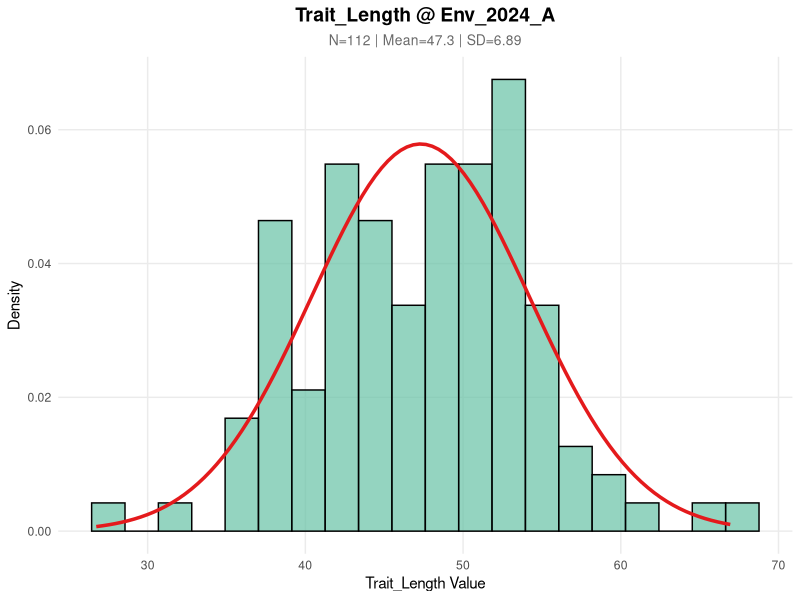
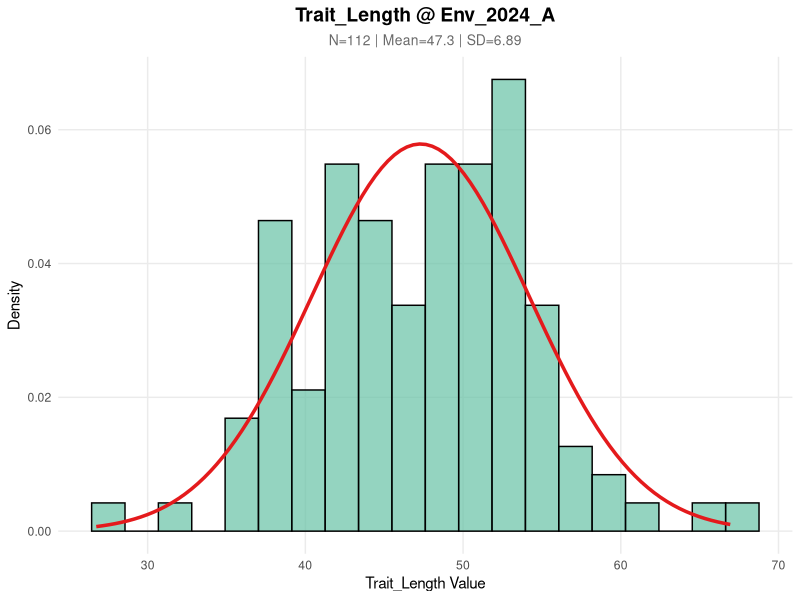
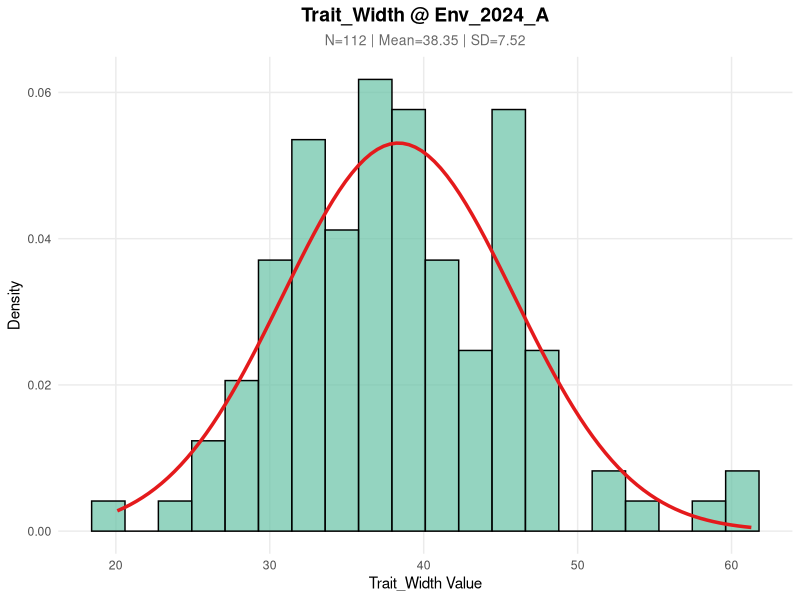
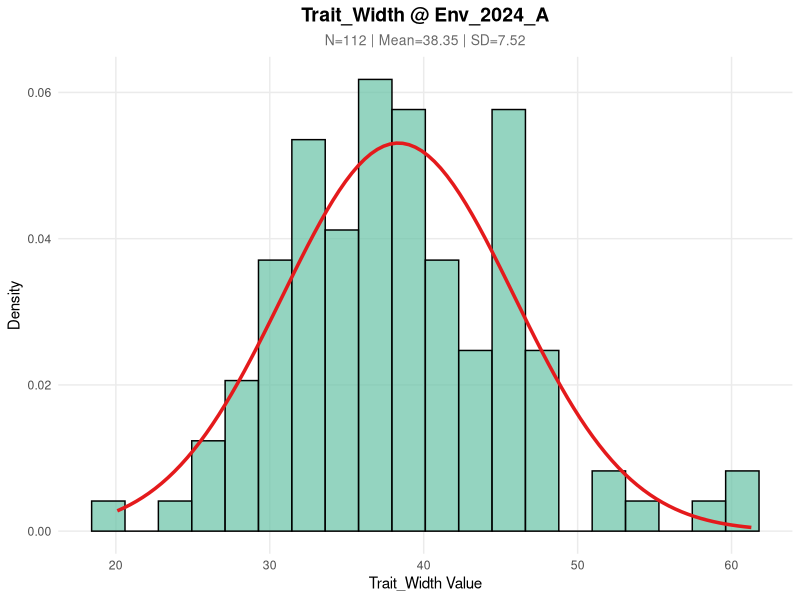
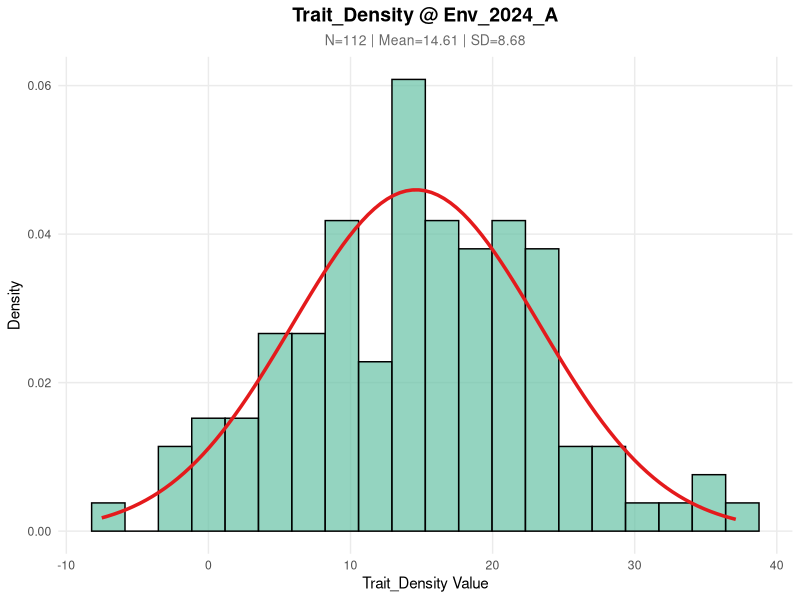
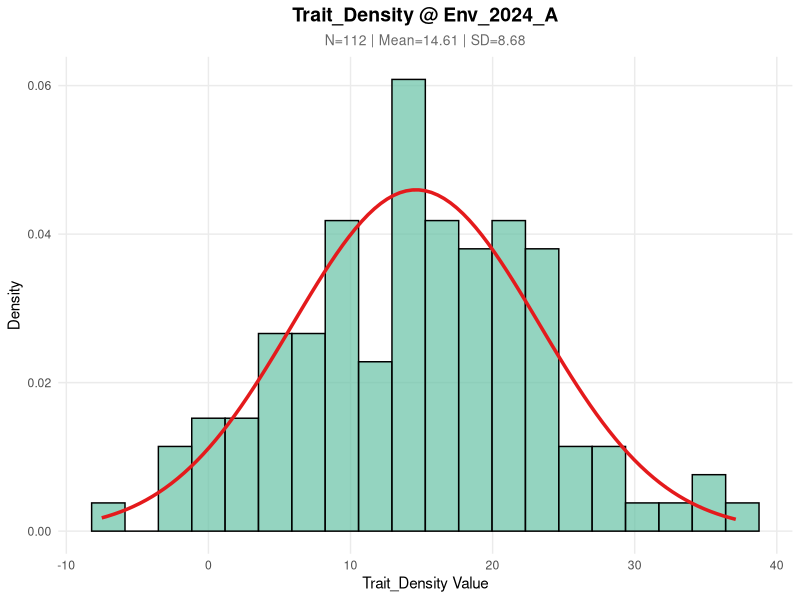
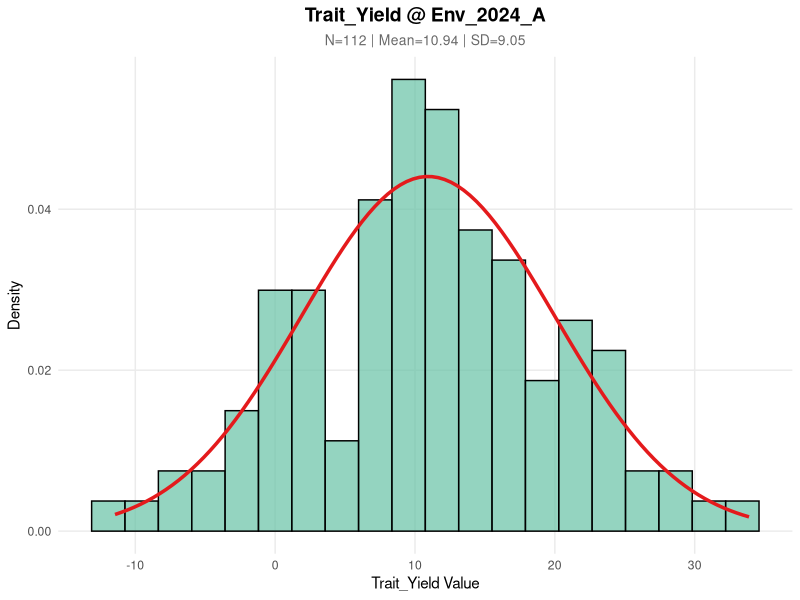
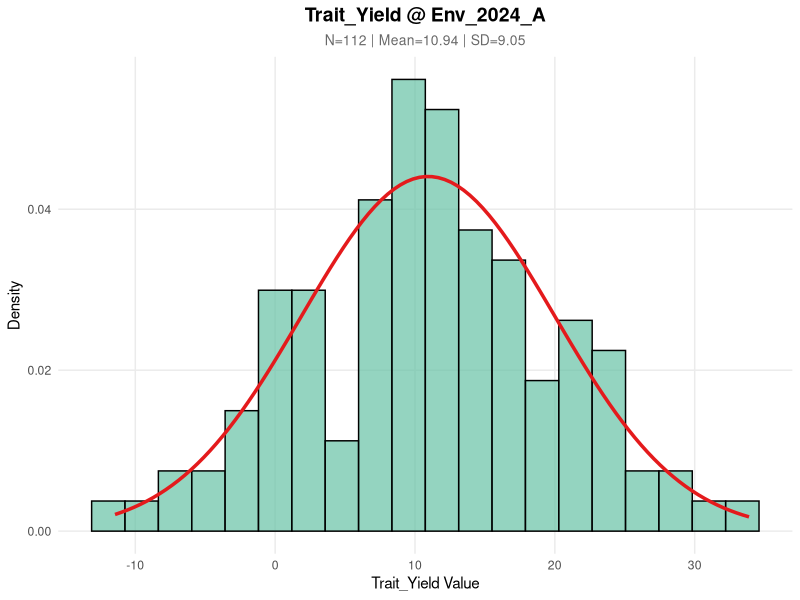

The R source for these figures, in order:
# ==============================================================================
# Project: Phenotypic Trait Normal Distribution Analysis Pipeline
# Description: 
#   This script performs normality checks and visualization for phenotypic traits 
#   across different environments/targets. It generates histograms with fitted 
#   normal distribution curves and saves them as high-resolution images.
#
# Author: [Liang Xiaotian/494382219@qq.com]
# Date: 2025/12/6
# License: MIT
# ==============================================================================

# ------------------------------------------------------------------------------
# Section 1: Environment Setup & Dependency Management
# ------------------------------------------------------------------------------

# List of required packages
required_packages <- c("ggplot2", "dplyr", "purrr")

# Function to check and install missing packages automatically
install_if_missing <- function(packages) {
  new_packages <- packages[!(packages %in% installed.packages()[, "Package"])]
  if (length(new_packages)) {
    message("Installing missing packages: ", paste(new_packages, collapse = ", "))
    install.packages(new_packages)
  }
  invisible(sapply(packages, library, character.only = TRUE))
}

# Load packages
install_if_missing(required_packages)

# Create output directory to keep the workspace clean
output_dir <- "Distribution_Plots_Output"
if (!dir.exists(output_dir)) {
  dir.create(output_dir)
}

# ------------------------------------------------------------------------------
# Section 2: Data Preparation (Demo Data Generation)
# NOTE: In real analysis, replace this section with read.csv("your_data.csv")
# ------------------------------------------------------------------------------

# Setting seed for reproducibility
set.seed(123)

# 2.1 Generate Synthetic Data (To protect privacy of original data)
# Simulating 300 samples across 3 environments
n_samples <- 300
demo_targets <- c("Env_2024_A", "Env_2024_B", "Env_2025_A")
demo_traits  <- c("Trait_Length", "Trait_Width", "Trait_Density", "Trait_Yield")

# Create a dummy dataframe
data <- data.frame(
  ID = 1:n_samples,
  Target = sample(demo_targets, n_samples, replace = TRUE)
)

# Add trait columns with random normal distribution data
for (t in demo_traits) {
  data[[t]] <- rnorm(n_samples, mean = runif(1, 10, 50), sd = runif(1, 2, 10))
}

# 2.2 Define Variables for Analysis
# Replace these with your actual column names when using real data
analysis_traits <- demo_traits    # e.g., c("LS", "TIL", ...)
analysis_targets <- demo_targets  # e.g., c("24WJ", "25BC", ...)

# ------------------------------------------------------------------------------
# Section 3: Analysis Logic
# ------------------------------------------------------------------------------

# 3.1 Generate all combinations of Trait x Target
combinations <- expand.grid(
  trait = analysis_traits, 
  target = analysis_targets, 
  stringsAsFactors = FALSE
)

# 3.2 Define the Visualization Function
# Arguments:
#   trait_name: Character, column name of the trait
#   target_name: Character, name of the environment/target
plot_distribution <- function(trait_name, target_name, source_data) {
  
  # Filter data: select specific trait in specific target
  # Use .data[[col]] or all_of() for tidy evaluation
  plot_data <- source_data %>% 
    filter(Target == target_name) %>% 
    select(value = all_of(trait_name), Target) %>% 
    na.omit()
  
  # Skip if no data
  if(nrow(plot_data) < 3) return(NULL)
  
  # Calculate statistics
  mean_val <- mean(plot_data$value, na.rm = TRUE)
  sd_val <- sd(plot_data$value, na.rm = TRUE)
  
  # Generate Plot
  p <- ggplot(plot_data, aes(x = value)) +
    # Histogram
    geom_histogram(aes(y = after_stat(density)), 
                   fill = "#66c2a5", alpha = 0.7, color = "black", bins = 20) +
    # Normal Distribution Curve
    stat_function(fun = dnorm, 
                  args = list(mean = mean_val, sd = sd_val), 
                  color = "#e41a1c", linewidth = 1.2) +
    # Labels and Themes
    labs(title = paste(trait_name, "@", target_name),
         subtitle = paste0("N=", nrow(plot_data), " | Mean=", round(mean_val, 2), " | SD=", round(sd_val, 2)),
         x = paste(trait_name, "Value"), 
         y = "Density") +
    theme_minimal() +
    theme(
      plot.title = element_text(hjust = 0.5, face = "bold", size = 14),
      plot.subtitle = element_text(hjust = 0.5, color = "dimgray", size = 10),
      panel.grid.minor = element_blank()
    )
  
  return(p)
}

# ------------------------------------------------------------------------------
# Section 4: Execution and Saving
# ------------------------------------------------------------------------------

message("Starting batch plotting...")

# 4.1 Batch Generate Plots
# Using map2 to iterate through combinations
all_plots_list <- map2(
  .x = combinations$trait, 
  .y = combinations$target, 
  .f = ~ plot_distribution(.x, .y, data)
)

# Remove NULLs (in case of empty data)
valid_indices <- which(!sapply(all_plots_list, is.null))
final_plots <- all_plots_list[valid_indices]
final_combos <- combinations[valid_indices, ]

# 4.2 Save Individual Files (PDF & PNG)
# Using pwalk (parallel walk) for side-effect operations (saving)
pwalk(list(final_combos$trait, final_combos$target, final_plots), 
      function(tr, ta, p) {
        
        # Define filenames (sanitize file names to avoid illegal characters)
        base_name <- paste0(output_dir, "/", tr, "_", ta, "_Distribution")
        
        # Save as PNG
        ggsave(filename = paste0(base_name, ".png"), plot = p, 
               width = 6, height = 4, dpi = 300, bg = "white")
        
        # Save as PDF
        ggsave(filename = paste0(base_name, ".pdf"), plot = p, 
               width = 6, height = 4, device = "pdf")
      })

message("Individual plots saved in: ", output_dir)

# 4.3 Save Combined PDF
combined_pdf_path <- paste0(output_dir, "/Combined_All_Distributions.pdf")
pdf(combined_pdf_path, width = 6, height = 4)
  invisible(lapply(final_plots, print))
dev.off()

message("Combined PDF saved as: ", combined_pdf_path)
message("Analysis Complete.")
